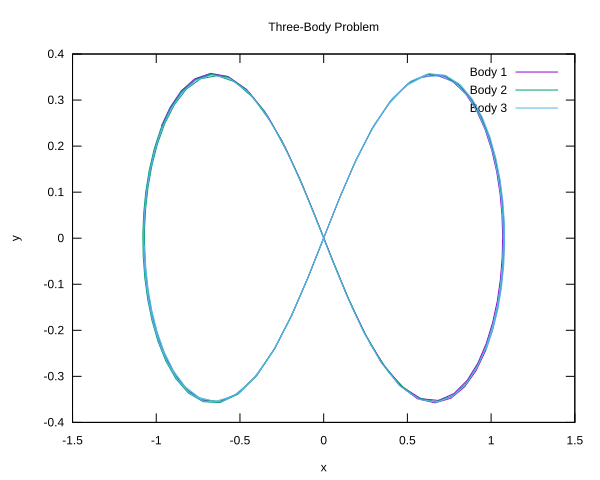

The script that saved this image:
set terminal svg enhanced background "white"
set output 'ThreeBody.svg'

set xlabel 'x'
set ylabel 'y'

set title 'Three-Body Problem'

# Plot the trajectories of the three bodies
plot 'Out.ThreeBody.txt' using 8:9 with lines title 'Body 1', \
     'Out.ThreeBody.txt' using 10:11 with lines title 'Body 2', \
     'Out.ThreeBody.txt' using 12:13 with lines title 'Body 3'
